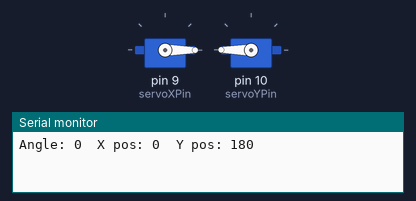
Bench run of a sketch on a simulated Arduino Uno, built with avr-gcc and run on an emulated ATmega328P. On the bench: 2 × servo, the last lines printed to the serial monitor. At 9.5 s the program stops and its outputs stay as they are.

Above: at 0.1 s.
At 2.1 s:
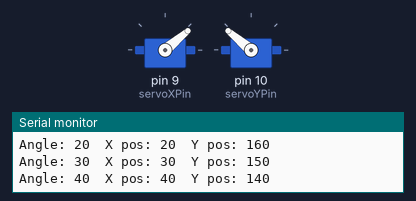
At 4.6 s:
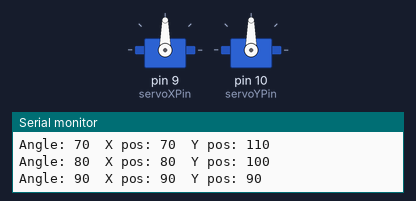
At 9.1 s:
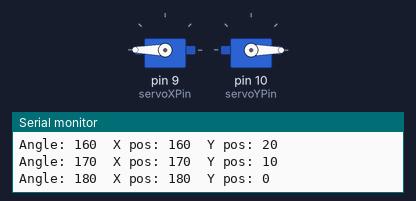
Timing chart, 0 to 10.6 s (numbered marks = the images above):
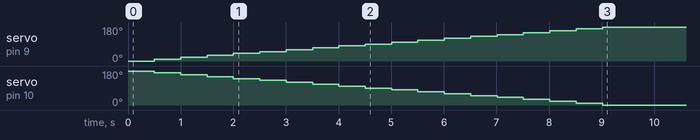

Measured:
- by itself, servo on pin 9 (servoXPin): moves from 0° to 180° over 8.5 s
- by itself, servo on pin 10 (servoYPin): moves from 180° to 0° over 8.5 s

The sketch:

Servo_control.ino
```cpp
#include <Servo.h>

Servo servoX;
Servo servoY;

const int servoXPin = 9;   // X축 서보 핀
const int servoYPin = 10;  // Y축 서보 핀

void setup() {
  Serial.begin(9600);

  // 서보 핀 연결
  servoX.attach(servoXPin);
  servoY.attach(servoYPin);
}

void loop() {
  for (int angle = 0; angle <= 180;  angle += 10) {
    servoX.write(angle);          // X축: 0 → 180도
    servoY.write(180 - angle);    // Y축: 180 → 0도 (반대 방향)

    // 로그 출력
    Serial.print("Angle: ");
    Serial.print(angle);
    Serial.print("  X pos: ");
    Serial.print(angle);
    Serial.print("  Y pos: ");
    Serial.println(180 - angle);

    delay(500);
  }

  while (true);  // 루프 종료
}
```
